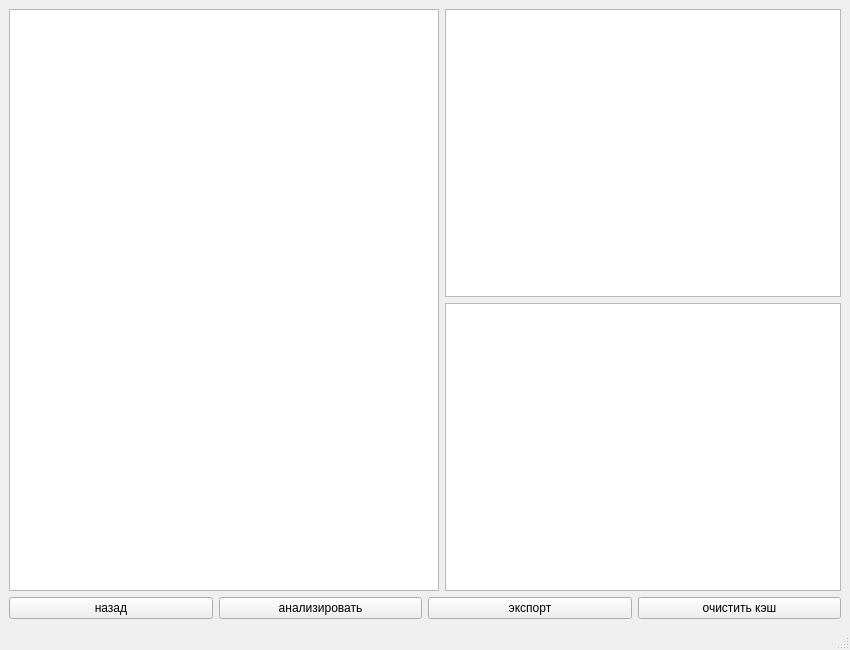
<?xml version="1.0" encoding="UTF-8"?>
<ui version="4.0">
 <class>TextInputWindow</class>
 <widget class="QMainWindow" name="TextInputWindow">
  <property name="geometry">
   <rect>
    <x>0</x>
    <y>0</y>
    <width>850</width>
    <height>650</height>
   </rect>
  </property>
  <property name="windowTitle">
   <string>MainWindow</string>
  </property>
  <widget class="QWidget" name="centralwidget">
   <layout class="QFormLayout" name="formLayout">
    <item row="0" column="0">
     <widget class="QTextEdit" name="inputTextEdit">
      <property name="minimumSize">
       <size>
        <width>430</width>
        <height>0</height>
       </size>
      </property>
     </widget>
    </item>
    <item row="0" column="1">
     <layout class="QVBoxLayout" name="verticalLayout">
      <item>
       <widget class="QTextEdit" name="resultTextEdit">
        <property name="minimumSize">
         <size>
          <width>0</width>
          <height>0</height>
         </size>
        </property>
        <property name="readOnly">
         <bool>true</bool>
        </property>
       </widget>
      </item>
      <item>
       <widget class="QGraphicsView" name="graphicsView"/>
      </item>
     </layout>
    </item>
    <item row="1" column="0" colspan="2">
     <layout class="QHBoxLayout" name="horizontalLayout">
      <item>
       <widget class="QPushButton" name="backButton">
        <property name="text">
         <string>назад</string>
        </property>
       </widget>
      </item>
      <item>
       <widget class="QPushButton" name="analyzeButton">
        <property name="text">
         <string>анализировать</string>
        </property>
       </widget>
      </item>
      <item>
       <widget class="QPushButton" name="exportButton">
        <property name="text">
         <string>экспорт</string>
        </property>
       </widget>
      </item>
      <item>
       <widget class="QPushButton" name="clearCacheButton">
        <property name="text">
         <string>очистить кэш</string>
        </property>
       </widget>
      </item>
     </layout>
    </item>
   </layout>
  </widget>
  <widget class="QStatusBar" name="statusbar"/>
 </widget>
 <resources/>
 <connections/>
</ui>
